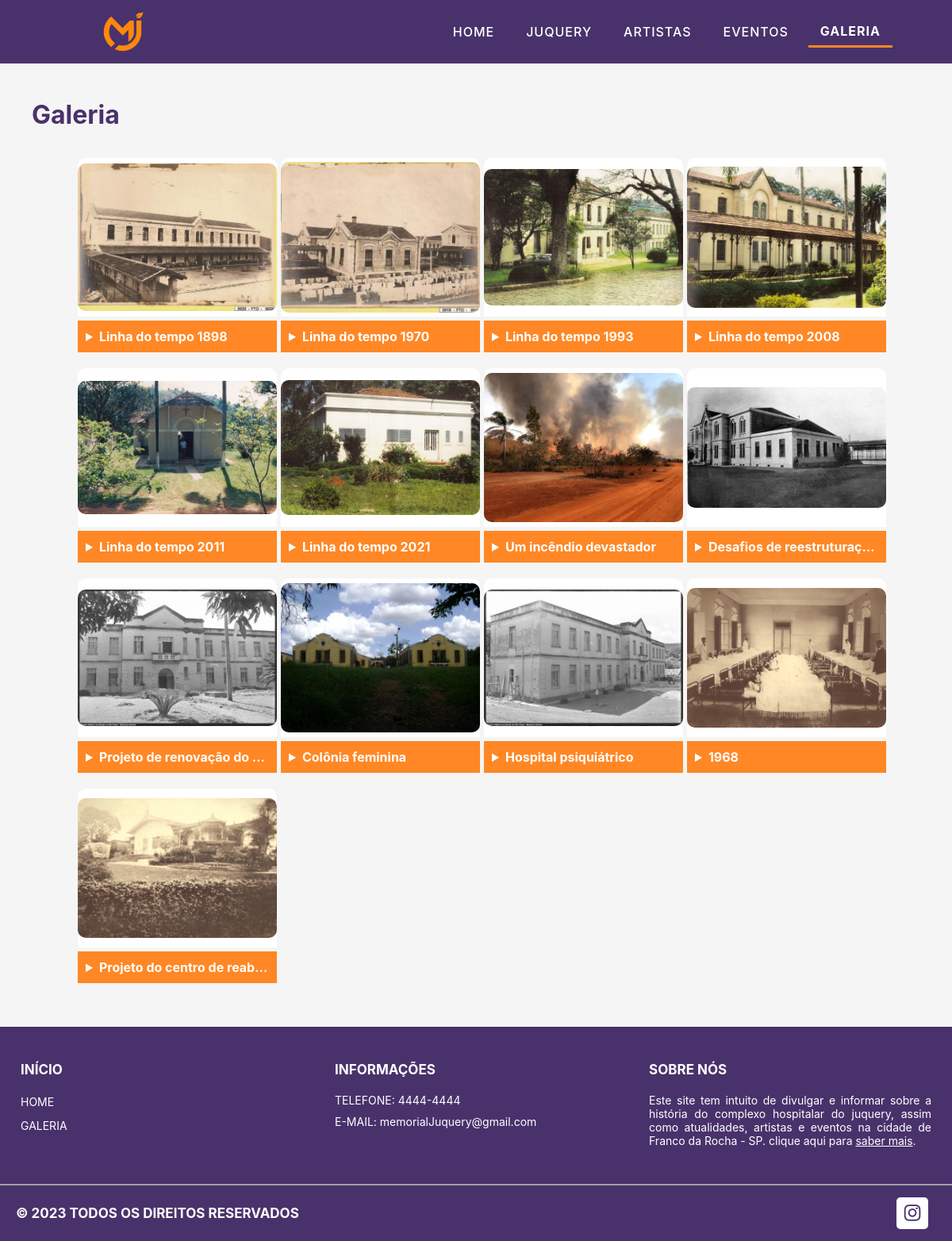
Screenshot of /View/galeria.php with the database file from the repository.
### tables this page shows
create table imagem (
    id int auto_increment not null primary key,
    nomeCodigo varchar(255) not null unique,
    nomeOriginal varchar(255) not null,
    endereco varchar(255) not null,
    endereco2 varchar(255) not null,
    titulo varchar(200) not null,
    legenda varchar(1000),
    dataUpload timestamp default current_timestamp,
    Extatus bit not null 

);

### Model/conexao.php (called while the page is built, shortened)
    <?php
class Conexao {
	private $pdo;
	public function __construct($dbname, $host, $user, $senha)
	{
		try{
			$this->pdo = new PDO("mysql:dbname=".$dbname.";host=".$host, $user, $senha);
		}
		catch (PDOException $e){
			echo "ERRO DE CONEXÃO NO PDO: ".$e->getMessage();
			exit();
		}
		catch (Exception $e){
			echo "ERRO não passou da conexão: ".$e->getMessage();
			exit();
		}
	}
    public function retornaDadosGaleria(){
                    $le = $this->pdo->query("select endereco, endereco2, dataUpload, titulo, legenda, id, Extatus from imagem order by dataUpload");
                    $retorna = $le->fetchAll(PDO::FETCH_ASSOC);
                    return $retorna;
                }
}
?>

### View/galeria.php (the view, shortened to what this page needs)
<?php
require_once '../Model/conexao.php';
$envia = new Conexao("juquery", "localhost", "root", "");
?>
<!DOCTYPE html>
<html lang="pt-br">
<head>
  <link rel="stylesheet" type="text/css" href="./css/styles.css">
</head>
<body id="overflowFixed">
  <header>
    <div class="logo">
      <img onclick="location.href='./index.php'" src="./images/logo.png">
    </div>
    <ul id="btnsMenu">
      <li>
        <a href="./index.php" class="btnMenu" onclick="topFunction(); menuShow(); action()"> HOME </a>
      </li>
      <li>
        <div id="dropdown" class="dropdown">
          <span> <a class="btnMenu"> JUQUERY </a> </span>
        </div>
      </li>
      <li>
        <a href="./artistas.php" class="btnMenu" onclick="topFunction(); menuShow(); action()"> ARTISTAS </a>
      </li>
      <li>
        <a href="./eventos.php" class="btnMenu" onclick="topFunction(); menuShow(); action()"> EVENTOS </a>
      </li>
      <li>
        <a href="./galeria.php" class="btnMenu activeLink" onclick="topFunction(); menuShow(); action()"> GALERIA </a>
      </li>
    </ul>
  </header>
  <div class="galeria">
    <h1> Galeria </h1>
    <div class="content-galeria">
      <?php $consult = $envia->retornaDadosGaleria();
      for ($i = 0; $i < count($consult); $i++) {
        if ($consult[$i]['Extatus'] == 1) {
      ?>
          <div class="divFoto">
            <div class="foto">
              <img src="<?php echo $consult[$i]['endereco']; ?>">
            </div>
            <section class="legenda">
              <details>
                <summary class="titleImg" title="<?php echo $consult[$i]['titulo']; ?>"><?php echo $consult[$i]['titulo']; ?></summary>
              </details>
            </section>
          </div>
      <?php }
      } ?>
    </div>
  </div>
  <footer>
    <div class="boxs">
      <h2>INÍCIO</h2>
      <ul>
        <li><a onclick="topFunction();" href="./index.php">HOME</a></li>
        <li><a onclick="topFunction();" href="./galeria.php">GALERIA</a></li>
      </ul>
    </div>
    <div class="boxs">
      <h2>INFORMAÇÕES</h2>
      <ul>
        <li>
          <p> TELEFONE: 4444-4444 </p>
        </li>
        <li>
          <p> E-MAIL: memorialJuquery@gmail.com </p>
        </li>
      </ul>
    </div>
    <div class="boxs">
      <h2>SOBRE NÓS</h2>
      <p> Este site tem intuito de divulgar e informar sobre a história do complexo hospitalar do juquery, assim como atualidades, artistas e eventos na cidade de Franco da Rocha - SP. clique aqui para <a onclick="topFunction();" href="./sobre.php" class="sobreRodape">saber mais</a>. </p>
    </div>
  </footer>
  <div class="footer">
    <h4>© 2023 TODOS OS DIREITOS RESERVADOS</h4>
    <div class="sociais">
      <div class="social">
        <a href="https://www.instagram.com/memorial.juquery/" target="_blank">
          <i class="fa fa-instagram" aria-hidden="true"></i>
        </a>
      </div>
    </div>
  </div>
</body>
</html>

### View/css/styles.css (style rules this page uses)
* { margin: 0; padding: 0; box-sizing: border-box; font-family:'Inter'; }
body { background-color: #f5f5f5; }
header { display: flex; height: 80px; width: 100%; background-color: #49326B; align-items: center; justify-content: space-between; padding: 0 50px 0 100px; flex-wrap: wrap; top: 0; translate: none; position: sticky; white-space: nowrap; z-index: 500; }
header .logo { user-select: none; height: 75px; display: flex; align-items: center; padding: 0 !important; margin: 0 !important; }
header .logo img { height: 95%; margin: 0px 20px; }
header ul { display: flex; flex-wrap: wrap; list-style: none; margin: 0px 20px; z-index: 1000; }
header ul li { margin: 0 5px; display: flex; align-items: center; }
header ul li a { color: #FFF; text-decoration: none; font-weight: 500; padding: 8px 15px; letter-spacing: 1px; transition: all 0.3s ease; text-align: center; }
* { outline: solsid; }
.activeLink, header ul li a:hover, header ul li a:focus { font-weight: bold; border-bottom: solid #FF8725; }
.dropdown { position: relative; display: inline-block; }
img { vertical-align: middle; }
.artistas h1, .eventos h1, .galeria h1 { color: #49326B; padding: 25px; width: 100%; }
.galeria { max-width: 1280px; margin: auto auto; padding: 20px 15px; }
.content-galeria { max-width: 1024px; display: grid; grid-template-columns: 25% 25% 25% 25%; grid-gap: 15px 5px; vertical-align: top; padding: 10px; margin: auto auto; }
.divFoto { justify-content: center; align-items: center; background-color: transparent; border-radius: 10px; }
.foto { height: 200px; width: auto; display: flex; justify-content: center; align-items: center; background-color: #fff; border-radius: 10px 10px 0px 0px; }
.foto img { min-height: 0%; max-height: 100%; min-width: 0%; max-width: 100%; border-radius: 10px; }
.legenda { width: 100%; }
.legenda .titleImg { background-color: #FF8725; color: #FFFFFF; font-weight: bold; margin: 5px 0px; padding: 10px; white-space: nowrap; overflow: hidden; text-overflow: ellipsis; }
footer { width: 100%; min-height: 200px; background: #49326B; display: flex; align-items: center; justify-content: center; margin-top: 20px; border-bottom: 2px solid #a1a1a1; }
footer .boxs { width: 33vw; min-height: 150px; padding: 20px; }
.boxs h2 { color: #FFF; margin-bottom: 20px; font-size: 17px; }
.boxs ul li { margin: 10px 0px; list-style: none; }
.boxs ul li a { color: #FFF; text-decoration: none; font-size: 14px; }
.boxs p { color: #fff; text-align: justify; font-size: 14px; }
.sobreRodape { color: #fff; text-decoration: underline; font-size: 14px; }
.footer { width: 100%; height: 70px; display: flex; justify-content: space-between; padding: 0px 20px; background: #49326B; align-items: center; }
.footer h4 { color: #fff; text-align: center; font-size: 17px; }
.footer .sociais { display: flex; }
.sociais .social { width: 40px; height: 40px; text-align: center; line-height: 40px; background: #FFF; margin: 10px; border-radius: 5px; cursor: pointer; transition: background .3s linear; }
.sociais .social a { color: #49326B; font-size: 1.5em; transition: color .3s linear; }

### rows the page displays
imagem: endereco (picture), titulo "Linha do tempo 1898"
imagem: endereco (picture), titulo "Linha do tempo 1970"
imagem: endereco (picture), titulo "Linha do tempo 1993"
imagem: endereco (picture), titulo "Linha do tempo 2008"
imagem: endereco (picture), titulo "Linha do tempo 2011"
imagem: endereco (picture), titulo "Linha do tempo 2021"
imagem: endereco (picture), titulo "Um incêndio devastador"
imagem: endereco (picture), titulo "Desafios de reestruturaç…"
imagem: endereco (picture), titulo "Projeto de renovação do…"
imagem: endereco (picture), titulo "Colônia feminina"
imagem: endereco (picture), titulo "Hospital psiquiátrico"
imagem: endereco (picture), titulo "1968"
imagem: endereco (picture), titulo "Projeto do centro de reab…"
